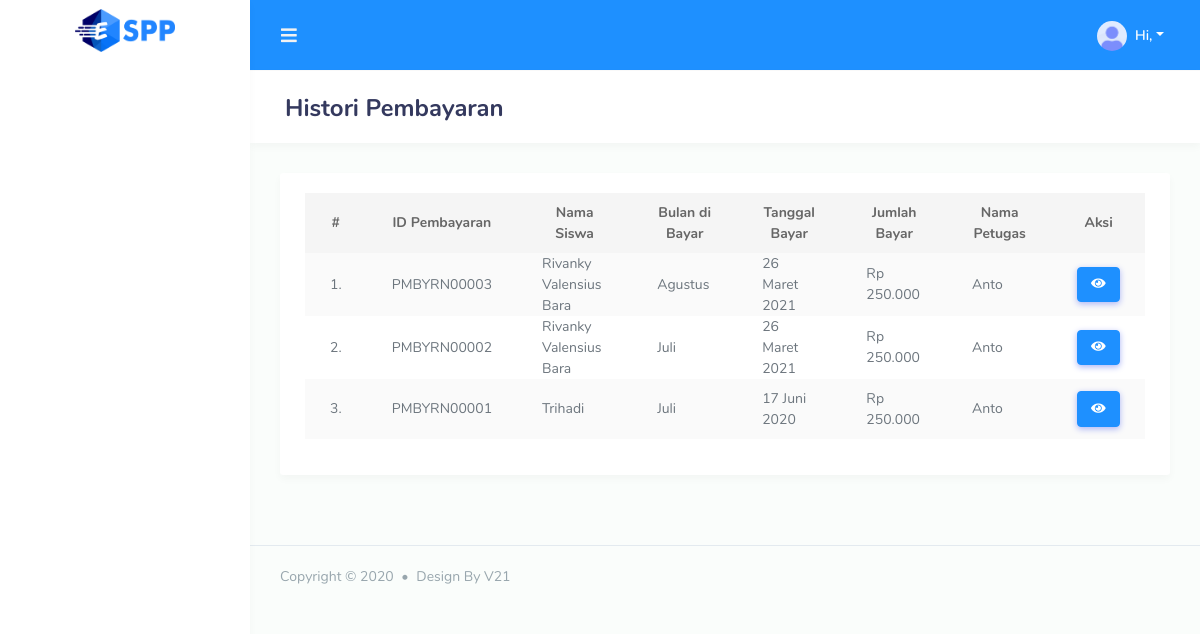
Page /histori-pembayaran/histori (signed in) on the committed database.
### tables this page shows
CREATE TABLE `tb_pembayaran` (
  `id_pembayaran` varchar(11) NOT NULL,
  `id_petugas` varchar(11) NOT NULL,
  `nisn` varchar(10) NOT NULL,
  `tgl_bayar` varchar(20) NOT NULL,
  `bulan_dibayar` varchar(10) NOT NULL,
  `tahun_dibayar` varchar(4) NOT NULL,
  `id_spp` varchar(11) NOT NULL,
  `jumlah_bayar` int(11) NOT NULL
);

CREATE TABLE `tb_siswa` (
  `nisn` varchar(10) NOT NULL,
  `nis` varchar(8) NOT NULL,
  `nama` varchar(35) NOT NULL,
  `id_kelas` varchar(11) NOT NULL,
  `alamat` text NOT NULL,
  `no_telp` varchar(15) NOT NULL,
  `id_spp` varchar(11) NOT NULL,
  `password` varchar(256) NOT NULL
);

CREATE TABLE `tb_petugas` (
  `id_petugas` varchar(11) NOT NULL,
  `username` varchar(25) NOT NULL,
  `password` varchar(256) NOT NULL,
  `nama_petugas` varchar(35) NOT NULL,
  `level` enum('Admin','Petugas') NOT NULL,
  `time` int(11) NOT NULL
);

### application/modules/histori-pembayaran/controllers/Histori.php (called while the page is built, shortened)
<?php
class Histori extends MY_Controller
{
	public function __construct()
	{
		$this->load->model('Histori_Model');
	}
	public function index()
	{
		$data['judul'] = 'Histori Pembayaran';
		$data['subjudul'] = '';
		$data['menu'] = $this->subJudul();
		$data['navbar_admin'] = $this->navBarAdmin();
		$data['pembayaran'] = $this->Histori_Model->getAll();
		$user = $this->Crud_Model->getWhere('tb_petugas', 'id_petugas', $this->session->userdata('id_petugas'));
		$data['nama'] = $user['nama_petugas'];
		$this->load->view('templete/header', $data);
		$this->load->view('templete/sidebar', $data);
		$this->load->view('v_index', $data);
		$this->load->view('templete/footer');
		$this->load->view('templete/script');
	}
}

### index.php (called while the page is built, shortened)
<?php
require_once BASEPATH.'core/CodeIgniter.php';

### application/modules/histori-pembayaran/models/Histori_Model.php (called while the page is built, shortened)
<?php
class Histori_Model extends CI_Model
{
    public function getAll()
    {
        $query = $this->db->query("SELECT `tb_pembayaran`.`id_pembayaran`,`tb_pembayaran`.`bulan_dibayar`,`tb_pembayaran`.`tgl_bayar`,`tb_pembayaran`.`jumlah_bayar`,`tb_petugas`.`nama_petugas`,`tb_siswa`.`nama` FROM `tb_pembayaran`
                                 JOIN `tb_siswa` ON `tb_pembayaran`.`nisn` = `tb_siswa`.`nisn`
                                 JOIN `tb_petugas` ON `tb_pembayaran`.`id_petugas` = `tb_petugas`.`id_petugas`
                                 ORDER BY `id_pembayaran` DESC");
        return $query->result_array();
    }
}

### application/modules/histori-pembayaran/views/v_index.php (the view, shortened to what this page needs)
<div class="row">
  <div class="col-12">
    <div class="card">
      <div class="card-body">
        <div class="table-responsive">
          <table class="table table-striped" id="table-1">
            <thead>
              <tr>
                <th class="text-center">
                  #
                </th>
                <th class="text-center">ID Pembayaran</th>
                <th class="text-center">Nama Siswa</th>
                <th class="text-center">Bulan di Bayar</th>
                <th class="text-center">Tanggal Bayar</th>
                <th class="text-center">Jumlah Bayar</th>
                <th class="text-center">Nama Petugas</th>
                <th class="text-center">Aksi</th>
              </tr>
            </thead>
            <tbody>
              <?php
              $i = 1;
              foreach ($pembayaran as $key => $value) : ?>
                <tr>
                  <td><?= $i;  ?>.</td>
                  <td class="text-center"><?= $value['id_pembayaran'];  ?></td>
                  <td><?= $value['nama'];  ?></td>
                  <td><?= $value['bulan_dibayar'];  ?></td>
                  <td><?= $value['tgl_bayar']; ?></td>
                  <td><?= 'Rp ' . number_format($value['jumlah_bayar'], 0, ".", "."); ?></td>
                  <td><?= $value['nama_petugas'];  ?></td>
                  <td style="text-align: center;">
                    <a type="button" href="<?= base_url('histori-pembayaran/histori/detail/') . $value['id_pembayaran'];  ?>" class="btn btn-primary edit-kelas"><i class="fas fa-eye"></i></a>
                  </td>
                </tr>
              <?php
                $i++;
              endforeach; ?>
            </tbody>
          </table>
        </div>
      </div>
    </div>
  </div>
</div>

### application/third_party/MX/Loader.php (shortened to what this page needs)
<?php (defined('BASEPATH')) OR exit('No direct script access allowed');
class MX_Loader extends CI_Loader
{
	protected $_module;
	public $_ci_cached_vars = array();
	public function initialize($controller = NULL)
	{
		$this->_module = CI::$APP->router->fetch_module();
	}
	public function model($model, $object_name = NULL, $connect = FALSE)
	{
		if (is_array($model)) return $this->models($model);
		($_alias = $object_name) OR $_alias = basename($model);
		list($path, $_model) = Modules::find(strtolower($model), $this->_module, 'models/');
		if ($path == FALSE)
		{
			parent::model($model, $object_name, $connect);
		}
		else
		{
			CI::$APP->$_alias = new $model();
		}
		return $this;
	}
	public function models($models)
	{
		return $this;
	}
	public function view($view, $vars = array(), $return = FALSE)
	{
		list($path, $_view) = Modules::find($view, $this->_module, 'views/');
		if ($path != FALSE)
		{
			$this->_ci_view_paths = array($path => TRUE) + $this->_ci_view_paths;
			$view = $_view;
		}
		return (method_exists($this, '_ci_object_to_array') ? $this->_ci_load(array('_ci_view' => $view, '_ci_vars' => $this->_ci_object_to_array($vars), '_ci_return' => $return)) : $this->_ci_load(array('_ci_view' => $view, '_ci_vars' => $this->_ci_prepare_view_vars($vars), '_ci_return' => $return)));
	}
	public function _ci_load($_ci_data)
	{
		extract($_ci_data);
		if (isset($_ci_view))
		{
			$_ci_path = '';
			$_ci_file = (pathinfo($_ci_view, PATHINFO_EXTENSION)) ? $_ci_view : $_ci_view.EXT;
			foreach ($this->_ci_view_paths as $path => $cascade)
			{
				if (file_exists($view = $path.$_ci_file))
				{
					$_ci_path = $view;
					break;
				}
			}
		}
		elseif (isset($_ci_path))
		{
			$_ci_file = basename($_ci_path);
			if( ! file_exists($_ci_path)) $_ci_path = '';
		}
		if (isset($_ci_vars))
			$this->_ci_cached_vars = array_merge($this->_ci_cached_vars, (array) $_ci_vars);
		extract($this->_ci_cached_vars);
		if ((bool) @ini_get('short_open_tag') === FALSE && CI::$APP->config->item('rewrite_short_tags') == TRUE)
		{
			echo eval('?>'.preg_replace("/;*\s*\?>/", "; ?>", str_replace('<?=', '<?php echo ', file_get_contents($_ci_path))));
		}
		else
		{
			include($_ci_path);
		}
	}
}

### application/views/templete/header.php (shortened to what this page needs)
<!DOCTYPE html>
<html lang="en">
<head>
  <link rel="stylesheet" href="<?= base_url('assets/');  ?>assets/modules/bootstrap/css/bootstrap.min.css">
  <link rel="stylesheet" href="<?= base_url('assets/');  ?>assets/modules/fontawesome/css/all.min.css">
  <link rel="stylesheet" href="<?= base_url('assets/');  ?>assets/modules/ionicons/css/ionicons.min.css">
  <link rel="stylesheet" href="<?= base_url('assets/');  ?>assets/modules/jqvmap/dist/jqvmap.min.css">
  <link rel="stylesheet" href="<?= base_url('assets/');  ?>assets/modules/summernote/summernote-bs4.css">
  <link rel="stylesheet" href="<?= base_url('assets/');  ?>assets/modules/select2/dist/css/select2.min.css">
  <link rel="stylesheet" href="<?= base_url('assets/');  ?>assets/modules/owlcarousel2/dist/assets/owl.carousel.min.css">
  <link rel="stylesheet" href="<?= base_url('assets/');  ?>assets/modules/owlcarousel2/dist/assets/owl.theme.default.min.css">
  <link rel="stylesheet" href="<?= base_url('assets/');  ?>assets/modules/datatables/datatables.min.css">
  <link rel="stylesheet" href="<?= base_url('assets/');  ?>assets/modules/datatables/DataTables-1.10.16/css/dataTables.bootstrap4.min.css">
  <link rel="stylesheet" href="<?= base_url('assets/');  ?>assets/modules/jquery-selectric/selectric.css">
  <link rel="stylesheet" href="<?= base_url('assets/');  ?>assets/modules/datatables/Select-1.2.4/css/select.bootstrap4.min.css">
  <link rel="stylesheet" href="<?= base_url('assets/');  ?>assets/modules/bootstrap-timepicker/css/bootstrap-timepicker.min.css">
  <link rel="stylesheet" href="<?= base_url('assets/');  ?>assets/modules/bootstrap-social/bootstrap-social.css">
  <link rel="stylesheet" href="<?= base_url('assets/');  ?>assets/modules/summernote/summernote-bs4.css">
  <link rel="stylesheet" href="<?= base_url('assets/');  ?>assets/css/style.css">
  <link rel="stylesheet" href="<?= base_url('assets/');  ?>assets/css/components.css">
</head>
<body>
  <div id="app">
    <div class="main-wrapper main-wrapper-1">
      <div class="navbar-bg" style="background-color: #1E90FF;"></div>
      <nav class="navbar navbar-expand-lg main-navbar">
        <form class="form-inline mr-auto">
          <ul class="navbar-nav mr-3">
            <li><a href="#" data-toggle="sidebar" class="nav-link nav-link-lg"><i class="fas fa-bars"></i></a></li>
          </ul>
        </form>
        <ul class="navbar-nav navbar-right">
          <li class="dropdown"><a href="#" data-toggle="dropdown" class="nav-link dropdown-toggle nav-link-lg nav-link-user">
            <img alt="image" src="<?= base_url('assets/');  ?>assets/img/avatar/avatar-1.png" class="rounded-circle mr-1">
            <div class="d-sm-none d-lg-inline-block">Hi, <?= $nama; ?></div></a>
          </li>
        </ul>
      </nav>

### application/views/templete/sidebar.php (shortened to what this page needs)
<div class="main-sidebar sidebar-style-2">
  <aside id="sidebar-wrapper">
    <div class="sidebar-brand">
      <a href="index.html"><img width="100px" src="<?= base_url('assets/');  ?>img/e-spp.png"></a>
    </div>
  </aside>
</div>
<div class="main-content">
  <section class="section">
    <div class="section-header">
      <h1><?= $judul;  ?></h1>
    </div>

### application/views/templete/footer.php (shortened to what this page needs)
      </section>
    </div>
    <footer class="main-footer">
      <div class="footer-left">
        Copyright &copy; 2020 <div class="bullet"></div> Design By V21
      </div>
    </footer>
  </div>
</div>

### application/views/templete/script.php (shortened to what this page needs)
</body>
</html>

### rows in the picture
tb_pembayaran: id_pembayaran "PMBYRN00003", nisn.nama "Rivanky Valensius Bara", bulan_dibayar "Agustus", tgl_bayar "26 Maret 2021", jumlah_bayar "250.000", id_petugas.nama_petugas "Anto"
tb_pembayaran: id_pembayaran "PMBYRN00002", nisn.nama "Rivanky Valensius Bara", bulan_dibayar "Juli", tgl_bayar "26 Maret 2021", jumlah_bayar "250.000", id_petugas.nama_petugas "Anto"
tb_pembayaran: id_pembayaran "PMBYRN00001", nisn.nama "Trihadi", bulan_dibayar "Juli", tgl_bayar "17 Juni 2020", jumlah_bayar "250.000", id_petugas.nama_petugas "Anto"

### other values in the picture
$judul "Histori Pembayaran"
